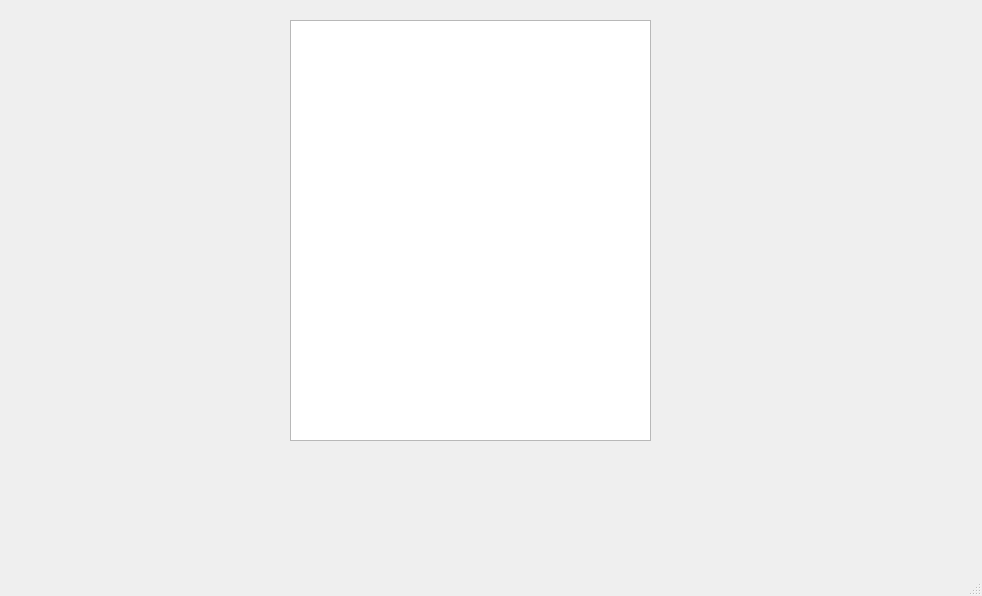
<?xml version="1.0" encoding="UTF-8"?>
<ui version="4.0">
 <class>musicLirc</class>
 <widget class="QMainWindow" name="musicLirc">
  <property name="geometry">
   <rect>
    <x>0</x>
    <y>0</y>
    <width>982</width>
    <height>596</height>
   </rect>
  </property>
  <property name="windowTitle">
   <string>MainWindow</string>
  </property>
  <widget class="QWidget" name="centralwidget">
   <widget class="QListWidget" name="lyricMusicList">
    <property name="geometry">
     <rect>
      <x>290</x>
      <y>20</y>
      <width>361</width>
      <height>421</height>
     </rect>
    </property>
   </widget>
  </widget>
  <widget class="QMenuBar" name="menubar">
   <property name="geometry">
    <rect>
     <x>0</x>
     <y>0</y>
     <width>982</width>
     <height>26</height>
    </rect>
   </property>
  </widget>
  <widget class="QStatusBar" name="statusbar"/>
 </widget>
 <resources/>
 <connections/>
</ui>
